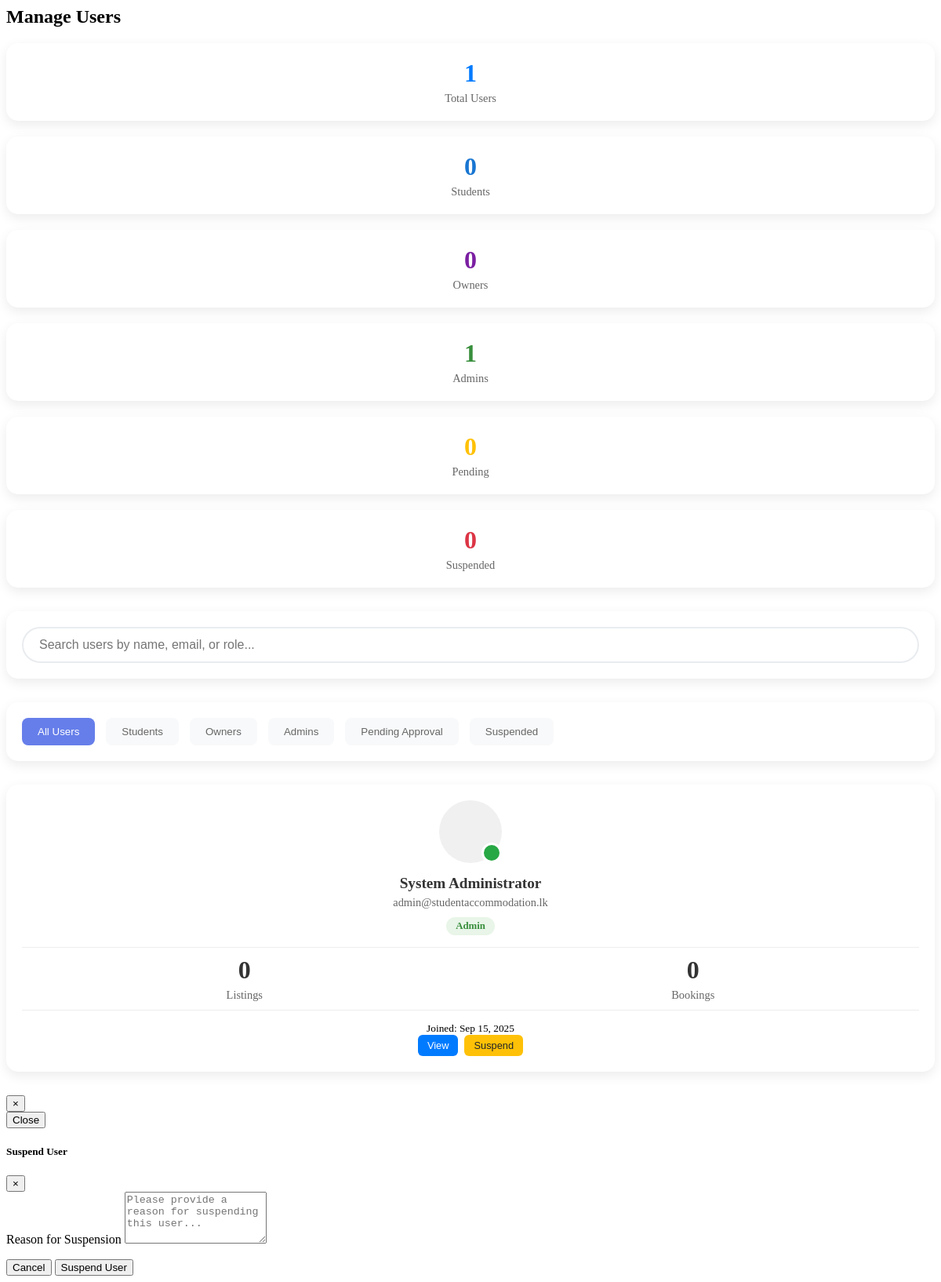
The page /manage_users.php on the database its author committed.
### tables this page shows
CREATE TABLE `admin_profiles` (
  `user_id` int(30) NOT NULL,
  `full_name` varchar(255) NOT NULL,
  `department` varchar(100) DEFAULT NULL,
  `permissions` json DEFAULT NULL,
  `created_at` timestamp NOT NULL DEFAULT current_timestamp(),
  `updated_at` timestamp NOT NULL DEFAULT current_timestamp() ON UPDATE current_timestamp(),
  PRIMARY KEY (`user_id`),
  FOREIGN KEY (`user_id`) REFERENCES `users`(`id`) ON DELETE CASCADE
);

CREATE TABLE `users` (
  `id` int(30) NOT NULL AUTO_INCREMENT,
  `role` enum('student','owner','admin') NOT NULL DEFAULT 'student',
  `email` varchar(255) NOT NULL,
  `phone` varchar(20) DEFAULT NULL,
  `password_hash` varchar(255) NOT NULL,
  `status` enum('pending','active','suspended','rejected') NOT NULL DEFAULT 'pending',
  `email_verified` tinyint(1) NOT NULL DEFAULT 0,
  `phone_verified` tinyint(1) NOT NULL DEFAULT 0,
  `created_at` timestamp NOT NULL DEFAULT current_timestamp(),
  `updated_at` timestamp NOT NULL DEFAULT current_timestamp() ON UPDATE current_timestamp(),
  PRIMARY KEY (`id`),
  UNIQUE KEY `email` (`email`),
  UNIQUE KEY `phone` (`phone`),
  KEY `idx_role_status` (`role`, `status`),
  KEY `idx_email_verified` (`email_verified`)
);

### manage_users.php (the view, shortened to what this page needs)
<?php include 'db_connect.php' ?>
<div class="container-fluid">
    <div class="row">
        <div class="col-12">
            <h2 class="mb-4">Manage Users</h2>
        </div>
    </div>
    <div class="row stats-cards">
        <div class="col-lg-2 col-md-4 col-sm-6">
            <div class="stat-card">
                <div class="stat-number stat-total" id="total-users">
                    <?php
                    $total = $conn->query("SELECT COUNT(*) as count FROM users")->fetch_assoc()['count'];
                    echo $total;
                    ?>
                </div>
                <div class="stat-label">Total Users</div>
            </div>
        </div>
        <div class="col-lg-2 col-md-4 col-sm-6">
            <div class="stat-card">
                <div class="stat-number stat-students" id="student-count">
                    <?php
                    $students = $conn->query("SELECT COUNT(*) as count FROM users WHERE role = 'student'")->fetch_assoc()['count'];
                    echo $students;
                    ?>
                </div>
                <div class="stat-label">Students</div>
            </div>
        </div>
        <div class="col-lg-2 col-md-4 col-sm-6">
            <div class="stat-card">
                <div class="stat-number stat-owners" id="owner-count">
                    <?php
                    $owners = $conn->query("SELECT COUNT(*) as count FROM users WHERE role = 'owner'")->fetch_assoc()['count'];
                    echo $owners;
                    ?>
                </div>
                <div class="stat-label">Owners</div>
            </div>
        </div>
        <div class="col-lg-2 col-md-4 col-sm-6">
            <div class="stat-card">
                <div class="stat-number stat-admins" id="admin-count">
                    <?php
                    $admins = $conn->query("SELECT COUNT(*) as count FROM users WHERE role = 'admin'")->fetch_assoc()['count'];
                    echo $admins;
                    ?>
                </div>
                <div class="stat-label">Admins</div>
            </div>
        </div>
        <div class="col-lg-2 col-md-4 col-sm-6">
            <div class="stat-card">
                <div class="stat-number stat-pending" id="pending-count">
                    <?php
                    $pending = $conn->query("SELECT COUNT(*) as count FROM users WHERE status = 'pending'")->fetch_assoc()['count'];
                    echo $pending;
                    ?>
                </div>
                <div class="stat-label">Pending</div>
            </div>
        </div>
        <div class="col-lg-2 col-md-4 col-sm-6">
            <div class="stat-card">
                <div class="stat-number stat-suspended" id="suspended-count">
                    <?php
                    $suspended = $conn->query("SELECT COUNT(*) as count FROM users WHERE status = 'suspended'")->fetch_assoc()['count'];
                    echo $suspended;
                    ?>
                </div>
                <div class="stat-label">Suspended</div>
            </div>
        </div>
    </div>
    <div class="search-box">
        <input type="text" class="search-input" id="user-search" placeholder="Search users by name, email, or role...">
    </div>
    <div class="filter-tabs">
        <button class="filter-tab active" data-role="all">All Users</button>
        <button class="filter-tab" data-role="student">Students</button>
        <button class="filter-tab" data-role="owner">Owners</button>
        <button class="filter-tab" data-role="admin">Admins</button>
        <button class="filter-tab" data-status="pending">Pending Approval</button>
        <button class="filter-tab" data-status="suspended">Suspended</button>
    </div>
    <div class="row" id="users-container">
        <?php
        $users = $conn->query("SELECT u.*,
                                     sp.full_name as student_name, sp.university, sp.gender as student_gender,
                                     op.full_name as owner_name, op.verified as owner_verified,
                                     ap.full_name as admin_name,
                                     (SELECT COUNT(*) FROM listings WHERE owner_id = u.id) as listing_count,
                                     (SELECT COUNT(*) FROM bookings WHERE student_id = u.id) as booking_count
                              FROM users u
                              LEFT JOIN student_profiles sp ON u.id = sp.user_id
                              LEFT JOIN owner_profiles op ON u.id = op.user_id
                              LEFT JOIN admin_profiles ap ON u.id = ap.user_id
                              ORDER BY u.created_at DESC");
        if ($users->num_rows > 0):
            while ($user = $users->fetch_assoc()):
                $full_name = $user['student_name'] ?: $user['owner_name'] ?: $user['admin_name'] ?: 'Unknown';
                $role_class = 'role-' . $user['role'];
                $status_class = 'status-' . $user['status'];
        ?>
        <div class="col-lg-3 col-md-4 col-sm-6 user-item" data-role="<?php echo $user['role'] ?>" data-status="<?php echo $user['status'] ?>" data-name="<?php echo strtolower($full_name) ?>" data-email="<?php echo strtolower($user['email']) ?>">
            <div class="user-card">
                <div class="user-content">
                    <div class="user-avatar">
                        <div class="status-badge <?php echo $status_class ?>"></div>
                    </div>
                    <div class="user-name"><?php echo htmlspecialchars($full_name) ?></div>
                    <div class="user-email"><?php echo htmlspecialchars($user['email']) ?></div>
                    <div class="user-role <?php echo $role_class ?>">
                        <?php echo ucfirst($user['role']) ?>
                    </div>
                    <div class="user-stats">
                        <div class="stat-item">
                            <div class="stat-number"><?php echo $user['listing_count'] ?></div>
                            <div class="stat-label">Listings</div>
                        </div>
                        <div class="stat-item">
                            <div class="stat-number"><?php echo $user['booking_count'] ?></div>
                            <div class="stat-label">Bookings</div>
                        </div>
                    </div>
                    <div class="text-muted mb-3">
                        <small>
                            <i class="fa fa-calendar"></i> Joined: <?php echo date('M d, Y', strtotime($user['created_at'])) ?><br>
                        </small>
                    </div>
                    <div class="action-buttons">
                        <button class="btn-action btn-view" onclick="viewUser(<?php echo $user['id'] ?>)">
                            <i class="fa fa-eye"></i> View
                        </button>
                        <?php if($user['status'] == 'pending'): ?>
                            <button class="btn-action btn-approve" onclick="updateUserStatus(<?php echo $user['id'] ?>, 'active')">
                                <i class="fa fa-check"></i> Approve
                            </button>
                        <?php elseif($user['status'] == 'active'): ?>
                            <button class="btn-action btn-suspend" onclick="updateUserStatus(<?php echo $user['id'] ?>, 'suspended')">
                                <i class="fa fa-pause"></i> Suspend
                            </button>
                        <?php elseif($user['status'] == 'suspended'): ?>
                            <button class="btn-action btn-activate" onclick="updateUserStatus(<?php echo $user['id'] ?>, 'active')">
                                <i class="fa fa-play"></i> Activate
                            </button>
                        <?php endif; ?>
                    </div>
                </div>
            </div>
        </div>
        <?php
            endwhile;
        endif; ?>
    </div>
</div>
<div class="modal fade" id="userModal" tabindex="-1" role="dialog">
    <div class="modal-dialog modal-lg" role="document">
        <div class="modal-content">
            <div class="modal-header">
                <button type="button" class="close" data-dismiss="modal">
                    <span>&times;</span>
                </button>
            </div>
            <div class="modal-footer">
                <button type="button" class="btn btn-secondary" data-dismiss="modal">Close</button>
            </div>
        </div>
    </div>
</div>
<div class="modal fade" id="suspensionModal" tabindex="-1" role="dialog">
    <div class="modal-dialog" role="document">
        <div class="modal-content">
            <div class="modal-header">
                <h5 class="modal-title">Suspend User</h5>
                <button type="button" class="close" data-dismiss="modal">
                    <span>&times;</span>
                </button>
            </div>
            <div class="modal-body">
                <form id="suspension-form">
                    <div class="form-group">
                        <label for="suspension-reason">Reason for Suspension</label>
                        <textarea class="form-control" id="suspension-reason" rows="4" placeholder="Please provide a reason for suspending this user..." required></textarea>
                    </div>
                </form>
            </div>
            <div class="modal-footer">
                <button type="button" class="btn btn-secondary" data-dismiss="modal">Cancel</button>
                <button type="button" class="btn btn-warning" onclick="confirmSuspension()">Suspend User</button>
            </div>
        </div>
    </div>
</div>

### manage_users.php (style rules this page uses)
.user-card { background: white; border-radius: 15px; box-shadow: 0 5px 15px rgba(0,0,0,0.08); overflow: hidden; transition: transform 0.3s ease, box-shadow 0.3s ease; margin-bottom: 30px; }
.user-avatar { height: 80px; width: 80px; border-radius: 50%; background: #f0f0f0; display: flex; align-items: center; justify-content: center; color: #999; font-size: 2rem; margin: 0 auto 15px; position: relative; }
.status-badge { position: absolute; bottom: 0; right: 0; width: 20px; height: 20px; border-radius: 50%; border: 3px solid white; }
.status-active { background: #28a745; }
.user-content { padding: 20px; text-align: center; }
.user-name { font-size: 1.2rem; font-weight: 600; margin-bottom: 5px; color: #333; }
.user-email { color: #666; margin-bottom: 10px; font-size: 0.9rem; }
.user-role { display: inline-block; padding: 4px 12px; border-radius: 15px; font-size: 0.8rem; font-weight: 600; margin-bottom: 15px; }
.role-admin { background: #e8f5e8; color: #388e3c; }
.user-stats { display: flex; justify-content: space-around; margin-bottom: 15px; padding: 10px 0; border-top: 1px solid #eee; border-bottom: 1px solid #eee; }
.stat-item { text-align: center; }
.stat-number { font-size: 1.2rem; font-weight: 700; color: #333; }
.stat-label { font-size: 0.8rem; color: #666; }
.action-buttons { display: flex; gap: 8px; justify-content: center; flex-wrap: wrap; }
.btn-action { padding: 6px 12px; border-radius: 6px; font-size: 0.8rem; font-weight: 500; border: none; cursor: pointer; transition: all 0.2s ease; text-decoration: none; display: inline-block; }
.btn-suspend { background: #ffc107; color: #212529; }
.btn-view { background: #007bff; color: white; }
.filter-tabs { background: white; border-radius: 15px; box-shadow: 0 5px 15px rgba(0,0,0,0.08); padding: 20px; margin-bottom: 30px; }
.filter-tab { padding: 10px 20px; border: none; background: #f8f9fa; color: #666; border-radius: 8px; margin-right: 10px; cursor: pointer; transition: all 0.3s ease; }
.filter-tab.active { background: #667eea; color: white; }
.stats-cards { margin-bottom: 30px; }
.stat-card { background: white; border-radius: 15px; box-shadow: 0 5px 15px rgba(0,0,0,0.08); padding: 20px; text-align: center; margin-bottom: 20px; }
.stat-number { font-size: 2rem; font-weight: 700; margin-bottom: 5px; }
.stat-label { color: #666; font-size: 0.9rem; }
.stat-students { color: #1976d2; }
.stat-owners { color: #7b1fa2; }
.stat-admins { color: #388e3c; }
.stat-total { color: #007bff; }
.stat-pending { color: #ffc107; }
.stat-suspended { color: #dc3545; }
.search-box { background: white; border-radius: 15px; box-shadow: 0 5px 15px rgba(0,0,0,0.08); padding: 20px; margin-bottom: 30px; }
.search-input { width: 100%; padding: 12px 20px; border: 2px solid #e9ecef; border-radius: 25px; font-size: 1rem; transition: border-color 0.3s ease; }

### rows shown on the page
admin_profiles: full_name "System Administrator", user_id.email "admin@studentaccommodation.lk", user_id.role "Admin", listing_count "0", booking_count "0", user_id.created_at "Sep 15, 2025"

### other values the page prints
$total "1"
$students "0"
$owners "0"
$admins "1"
$pending "0"
$suspended "0"
